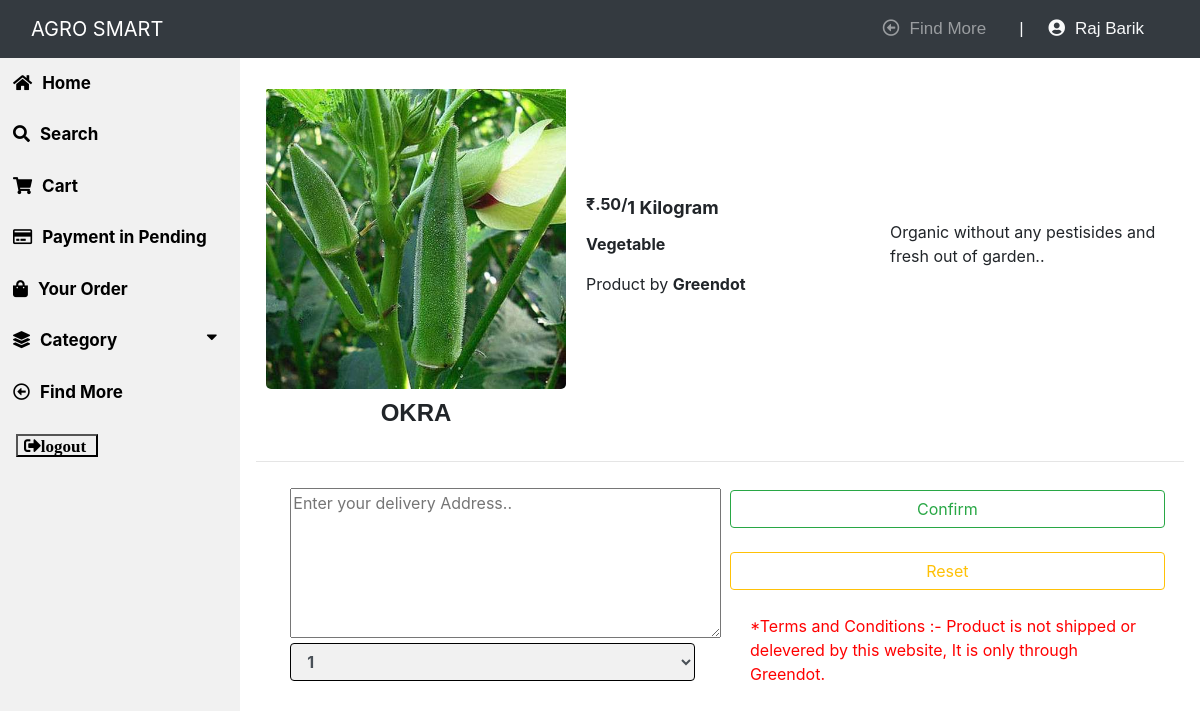
/3/visitor_order (signed in), run on the app's committed database.
### app/models.py (models this page shows, shortened)
class Visitor(models.Model):
    user = models.OneToOneField(User, on_delete=models.CASCADE)
    joindate = models.DateField(auto_now_add=True)
    email = models.EmailField(unique=True)
    gender = models.CharField(max_length=20)
    district = models.ForeignKey(District, on_delete=models.CASCADE)
    status = models.BooleanField(default=False)
    @property
    def get_name(self):
        return self.user.first_name+" "+self.user.last_name

class Product(models.Model):
    product_name = models.CharField(max_length=30)
    describe = models.CharField(max_length=1000)
    joindate = models.DateField(auto_now_add=True)
    image_1 = models.ImageField(upload_to='product image/')
    image_2 = models.ImageField(upload_to='product image/')
    image_3 = models.ImageField(upload_to='product image/')
    image_4 = models.ImageField(upload_to='product image/')
    seller = models.ForeignKey(Seller, on_delete=models.CASCADE)
    category = models.CharField(max_length=30)
    price = models.IntegerField()
    price_per_quantity = models.CharField(max_length=20)
    status = models.BooleanField(default=False)
    stock = models.BooleanField(default=True)
    activity = models.BooleanField(default=True)

class Seller(models.Model):
    user = models.OneToOneField(User, on_delete=models.CASCADE)
    joindate = models.DateField(auto_now_add=True)
    garden = models.CharField(max_length=50, unique=True)
    logo = models.ImageField(upload_to='seller logo/')
    email = models.EmailField()
    describe = models.CharField(max_length=1000)
    address = models.CharField(max_length=500)
    gender = models.CharField(max_length=20)
    district = models.ForeignKey(District, on_delete=models.CASCADE)
    status = models.BooleanField(default=False)

### app/views.py (the view)
# urls.py: path('<int:id>/visitor_order',visitor_order, name='visitor_order'),
@login_required(login_url='visitor_login')
@user_passes_test(is_visitor)
def visitor_order(request, id):
    product = Product.objects.all().get(id=id)
    if request.method=='POST':
        form=OrderForm(request.POST)
        if form.is_valid():
            product = Product.objects.all().get(id=id)
            visitor = request.user.visitor
            address = request.POST.get('address')
            quantity = request.POST.get('quantity')
            req=Order.objects.create(product=product, visitor=visitor, address=address, quantity=quantity)
            req.save()
            cart = Cart.objects.all().filter(product=id)
            if cart is not empty:
                cart.delete()
            return redirect('pending_order')
    else:
        form=OrderForm()
    return render(request, 'visitor/visitor_order.html',{'product':product, 'form':form})

### app/forms.py
class OrderForm(forms.ModelForm):
    quantity = forms.ChoiceField(choices=QUAN,widget=forms.Select(attrs={'class':'form-control'}), required=True)
    address = forms.CharField(widget=forms.Textarea(attrs={'class':'forms-control','placeholder':'Enter your delivery Address..'}), required=True)
    class Meta:
        model=Order
        fields=['quantity','address']

### app/views.py (called while the page is built)
def is_visitor(user):
    return user.groups.filter(name='VISITOR').exists()

### app/templates/visitor/visitor_order.html (shortened to what this page needs)
{% extends "visitor/visitor_market_home.html" %}
{% block content %}
{% load static %}
{% load crispy_forms_tags %}
<div class="content">
    <div class="content-wrapper">
        <div class="column">
          <img id="featured" src="{{product.image_1.url}}" >
          <h4 style="text-transform: uppercase; font-family: Cairo, sans-serif; text-align: center; padding-top: 10px;"><b>{{product.product_name}}</b></h4>
        </div>
        <div class="column">
            <p><b>₹.{{product.price}}/<sub style="font-size: 18px;">{{product.price_per_quantity}}</sub></b></p>
            <p><b>{{product.category}}</b></p>
            <p>Product by <b>{{product.seller.garden}}</b></p>
        </div>
        <div class="column">
            <p>{{product.describe}}</p>
        </div>
    </div><hr>
    <div>
      <form method="POST">
        <div class="content-wrapper">
          <div class="column1">
            <div class="form-group col-md-12 mb-0">
              {{ form.address  }}
            </div>
            <div class="form-group col-md-12 mb-0">
              {{ form.quantity  }}
            </div>
          </div>
          <div class="column1">
            <div class="submit">
              <button type="submit" class="btn btn-outline-success" style="width: 100%;" href="{% url 'pending_order' %}">Confirm</button><br><br>
              <button type="reset" class="btn btn-outline-warning" style="width: 100%;">Reset</button><br><br>
              <p style="color: red; padding-left: 20px; padding-right: 20px;">*Terms and Conditions :- Product is not shipped or delevered by this website, It is only through {{product.seller.garden}}.</p>
            </div>
          </div>
        </div>
      </form>
    </div>
</div>
{% endblock %}

### app/templates/visitor/visitor_market_home.html (shortened to what this page needs)
{% load crispy_forms_tags %}
<html>
    <head>
        <link rel="stylesheet" href="https://use.fontawesome.com/releases/v5.7.0/css/all.css">
        <link rel="stylesheet" href="https://maxcdn.bootstrapcdn.com/bootstrap/4.0.0/css/bootstrap.min.css">
        {% load static %}
        <link rel="stylesheet" type="text/css" href="{% static 'visitor/visitor_market_home.css' %}">
    </head>
    <body>
    <nav class="navbar navbar-dark navbar-expand-md sticky-top bg-dark">
        <div class="container-fluid"><a class="navbar-brand text-center" href="#" style="margin: 0px 0px;">AGRO SMART</a>
            <div class="collapse navbar-collapse" id="navcol-1">
                <ul class="nav navbar-nav text-light ml-auto">
                    <li class="nav-item" role="presentation"><a class="nav-link" href="{% url 'visitor_home' %}"><i class="far fa-arrow-alt-circle-left"></i>Find More</a></li>
                    <li class="nav-item" role="presentation"><a class="bar">|</a></li>
                    <li class="nav-item" role="presentation"><a class="user"><i class="fas fa-user-circle"></i>{{user.visitor.get_name}}</a></li>
                </ul>
            </div>
        </div>
    </nav>
    <div class="sidebar">
        <a href="{% url 'visitor_market_home' %}"><i class="fas fa-home"></i>Home</a>
        <a href="{% url 'search' %}"><i class="fas fa-search"></i>Search</a>
        <a href="{% url 'cart' %}"><i class="fas fa-shopping-cart"></i>Cart</a>
        <a href="{% url 'pending_order' %}"><i class="far fa-credit-card" style="padding-right: 10px;"></i>Payment in Pending</a>
        <a href="{% url 'your_order' %}"><i class="fas fa-shopping-bag"></i>Your Order</a>
        <button class="dropdown-btn"><i class="fas fa-layer-group"></i>Category<i class="fas fa-caret-down"></i></button>
        <a href="{% url 'visitor_home' %}"><i class="far fa-arrow-alt-circle-left"></i>Find More</a>
        <div class="logout">
            <form method="post" action="{% url 'logout' %}">
                <button class="fas fa-sign-out-alt"  type="submit">logout</button>
            </form>
        </div>
    </div>
    {% block content %}{% endblock %}
    </body>
</html>

### app/static/visitor/visitor_market_home.css (style rules this page uses)
.sidebar { margin: 0; padding: 0; width: 20%; background-color:#f1f1f1; position: fixed; height: 93%; overflow: auto; }
.sidebar a, .dropdown-btn, .dropdown-container a { display: block; color: black; padding: 13px; font-size: 17px; font-weight: bold; text-decoration: none; border: none; background: none; width:100%; text-align: left; cursor: pointer; outline: none; }
.logout { display: block; color: black; padding: 16px; font-size: 17px; font-weight: bold; text-decoration: none; }
div.content { padding: 1px 16px; height: auto; width: 80%; float: right; }
.fa-caret-down { float: right; padding-right: 8px; }
.fas { padding-right: 10px; }
.far { padding-right: 10px; }
.nav-item { font-size: 17px; font-family:'Lucida Sans', 'Lucida Sans Regular', 'Lucida Grande', 'Lucida Sans Unicode', Geneva, Verdana, sans-serif; padding-right: 25px; }
ul { list-style-type: none; list-style: none; align-items: center; }

### app/templates/visitor/visitor_order.html (style rules this page uses)
#featured { max-width: 300px; max-height: 400px; object-fit: cover; cursor: pointer; border-radius: 5px; padding-top: 20px; }
.column { width: 350px; padding: 10px; }
.column1 { width: 49%; padding: 10px; }
.content-wrapper { display: flex; justify-content: center; align-items: center; }
textarea { height: 150px; }
.form-control { width: 100%; margin: 5px 0 22px 0; display: inline-block; font-weight: bold; border: 1px solid black; background: #f1f1f1; }

### data on the page
Product: image_1 (picture), product_name "OKRA", price "50", price_per_quantity "1 Kilogram", category "Vegetable", seller.garden "Greendot", describe "Organic without any pestisides and fresh out of garden.."

### other printed values
{{ user.visitor.get_name }} "Raj Barik"
